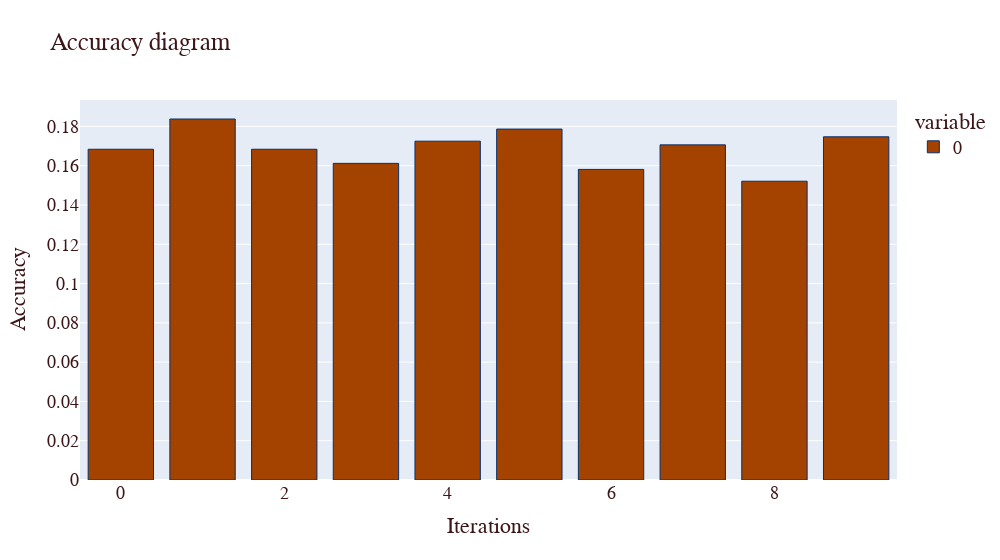
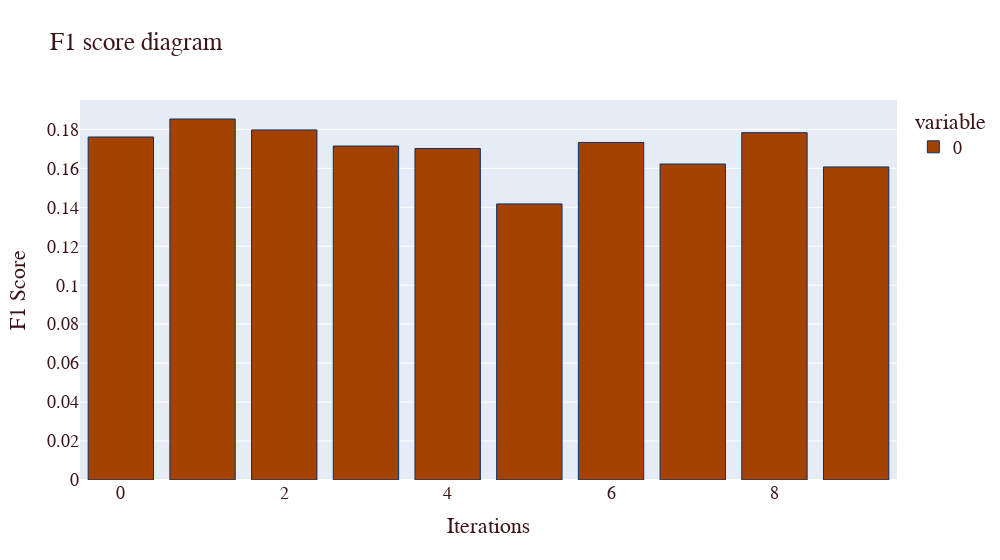

The notebook cell these images were saved under, in order:
### Markdown cell above
## <span style="color:#69140e">Dummy Classifier</span>

### Code cell
model = DummyClassifier(strategy="uniform")
acc_score = []
f1_scores = []
k = 10
kf = KFold(n_splits=k, random_state=None)

for train_index , test_index in kf.split(Xtrain):
    X_train , X_test = X.iloc[train_index],X.iloc[test_index]
    y_train , y_test = y[train_index] , y[test_index]
     
    model.fit(X_train, y_train)
    pred_values = model.predict(X_test)
     
    accuracy = model.score(X_test, y_test)
    acc_score.append(accuracy)

    f1Score = f1_score(y_test, model.predict(X_test), average='macro')
    f1_scores.append(f1Score)
     
avg_acc_score = sum(acc_score)/k
avg_f1_score = sum(f1_scores)/k

metrics.loc[len(metrics)] = ['Dummy', avg_acc_score, avg_f1_score]

figAccScores = px.bar(acc_score, title='Accuracy',width=1000)
figAccScores.update_layout(
    title="Accuracy diagram",
    xaxis_title="Iterations",
    yaxis_title="Accuracy",
    font=dict(
    family="Verdana, monospace",
    size=18,
    color="#3c1518")   
)
figAccScores.update_traces(marker_color='#a44200', marker_line_color='rgb(8,48,107)',
                  marker_line_width=1.0)
figF1Scores = px.bar(f1_scores, title='F1 Scores',width=1000)
figF1Scores.update_layout(
    title="F1 score diagram",
    xaxis_title="Iterations",
    yaxis_title="F1 Score",
    font=dict(
    family="Verdana, monospace",
    size=18,
    color="#3c1518")   
)
figF1Scores.update_traces(marker_color='#a44200', marker_line_color='rgb(8,48,107)',
                  marker_line_width=1.0)
figAccScores.show()
figF1Scores.show()

### Figure 1 — Plotly figure (JSON) as saved in the notebook; plotly's stock layout.template omitted (floating-point values rounded to 4 significant figures)
{"data": [{"alignmentgroup": "True", "hovertemplate": "variable=0<br>index=%{x}<br>value=%{y}<extra></extra>", "legendgroup": "0", "marker": {"color": "#a44200", "line": {"color": "rgb(8,48,107)", "width": 1}, "pattern": {"shape": ""}}, "name": "0", "offsetgroup": "0", "orientation": "v", "showlegend": true, "textposition": "auto", "type": "bar", "x": [0, 1, 2, 3, 4, 5, 6, 7, 8, 9], "xaxis": "x", "y": [0.1684, 0.1838, 0.1684, 0.1612, 0.1725, 0.1786, 0.1581, 0.1706, 0.1521, 0.1747], "yaxis": "y"}], "layout": {"barmode": "relative", "font": {"color": "#3c1518", "family": "Verdana, monospace", "size": 18}, "legend": {"title": {"text": "variable"}, "tracegroupgap": 0}, "title": {"text": "Accuracy diagram"}, "width": 1000, "xaxis": {"anchor": "y", "domain": [0, 1], "title": {"text": "Iterations"}}, "yaxis": {"anchor": "x", "domain": [0, 1], "title": {"text": "Accuracy"}}}}

### Figure 2 — Plotly figure (JSON) as saved in the notebook; plotly's stock layout.template omitted (floating-point values rounded to 4 significant figures)
{"data": [{"alignmentgroup": "True", "hovertemplate": "variable=0<br>index=%{x}<br>value=%{y}<extra></extra>", "legendgroup": "0", "marker": {"color": "#a44200", "line": {"color": "rgb(8,48,107)", "width": 1}, "pattern": {"shape": ""}}, "name": "0", "offsetgroup": "0", "orientation": "v", "showlegend": true, "textposition": "auto", "type": "bar", "x": [0, 1, 2, 3, 4, 5, 6, 7, 8, 9], "xaxis": "x", "y": [0.1761, 0.1853, 0.1797, 0.1715, 0.1702, 0.1417, 0.1733, 0.1622, 0.1783, 0.1607], "yaxis": "y"}], "layout": {"barmode": "relative", "font": {"color": "#3c1518", "family": "Verdana, monospace", "size": 18}, "legend": {"title": {"text": "variable"}, "tracegroupgap": 0}, "title": {"text": "F1 score diagram"}, "width": 1000, "xaxis": {"anchor": "y", "domain": [0, 1], "title": {"text": "Iterations"}}, "yaxis": {"anchor": "x", "domain": [0, 1], "title": {"text": "F1 Score"}}}}
